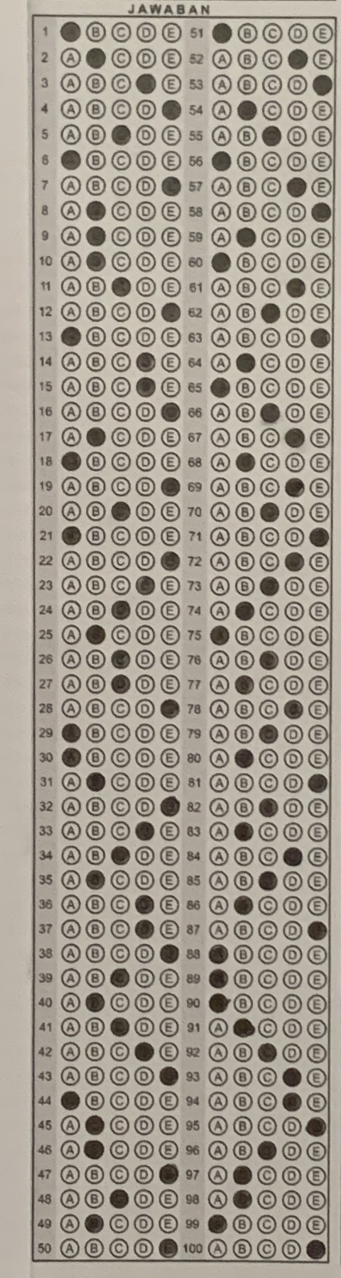
#> input picture inputs/circle_1/master_circle_best.jpg, 1021 x 3832 px (shown at 1/3 size)
$ python -i base_preprocessing_modules.py   (imports and definitions only)   (older library calls are emulated)
#> lines starting #> are read from the running program, lines starting #| are printed output that depends on the picture; after the words box and inside, x2 and y2 are one past the last pixel; in counts of white or black regions, pixels touching at a corner belong together
import cv2
import numpy as np

# print(cv2.__version__)
# print(np.__version__)

def resize_image(image, target_size=(800, 1000)):
  '''Resize the image while maintaining aspect ratio'''
  h, w = image.shape[:2]
  scale = min(target_size[1] / w, target_size[0] / h)
  new_w = int(w * scale)
  new_h = int(h * scale)
  resized_image = cv2.resize(image, (new_w, new_h))
  return resized_image

def logarithmic_transformation(image, epsilon=1e-5):
  '''Apply logarithmic transformation to the image with zero value handling'''
  c = 255 / np.log(1 + np.max(image))
  # Epsilon zero-handling technique
  log_image = c * (np.log(1 + image + epsilon))
  log_image = np.array(log_image, dtype=np.uint8)

  return log_image

def contrast_stretching(image):
  min_val = np.min(image)
  max_val = np.max(image)
  stretched = (image - min_val) * (255 / (max_val - min_val))
  return stretched.astype(np.uint8)

def gaussian_blur(image, mode='Soft'):
  if mode == 'Soft':
    kernel_size = (3,3)
  elif mode == 'Medium':
    kernel_size = (5,5)
  elif mode == 'Hard':
    kernel_size = (7,7)
  else:
    raise ValueError("Mode must be 'Soft', 'Medium', or 'Hard'")

  return cv2.GaussianBlur(image, kernel_size, 0)

# [39 lines left out: functions measure_blurriness, adaptive_gaussian_blur, clahe_equalization, not called in this run]

def otsu_thresholding(image):
  _, binary_image = cv2.threshold(image, 0, 255, cv2.THRESH_BINARY_INV + cv2.THRESH_OTSU)
  return binary_image

def canny_edge_detection(image, low_threshold=50, high_threshold=150):
  return cv2.Canny(image, low_threshold, high_threshold)

def find_extreme_corners(contours):
  '''Find the extreme corners of the image'''
  all_points = np.vstack(contours)
  top_left = all_points[np.argmin(all_points[:, :, 0] + all_points[:, :, 1])]
  bottom_right = all_points[np.argmax(all_points[:, :, 0] + all_points[:, :, 1])]
  top_right = all_points[np.argmax(all_points[:, :, 0] - all_points[:, :, 1])]
  bottom_left = all_points[np.argmin(all_points[:, :, 0] - all_points[:, :, 1])]
  return top_left[0], top_right[0], bottom_left[0], bottom_right[0]

def apply_perspective_transformation(image, corners):
  '''Apply perspective transformation to the image'''
  tl, tr, bl, br = corners
  width = int(max(np.linalg.norm(br - bl), np.linalg.norm(tr - tl)))
  height = int(max(np.linalg.norm(tr - br), np.linalg.norm(tl - bl)))

  dst_pts = np.array([
      [0, 0],
      [width - 1, 0],
      [0, height - 1],
      [width - 1, height - 1]
  ], dtype="float32")

  src_pts = np.array([tl, tr, bl, br], dtype="float32")

  M = cv2.getPerspectiveTransform(src_pts, dst_pts)
  warped = cv2.warpPerspective(image, M, (width, height))
  return warped

def automatic_warp_transformation(image, target_size=(800, 1000)):
  '''Automatic Cropping using Adaptive Warp Transformation'''
  gray_image = cv2.cvtColor(image, cv2.COLOR_BGR2GRAY)
  resized_image = resize_image(gray_image, target_size)
  brightened_image = logarithmic_transformation(resized_image)
  contrast_image = contrast_stretching(brightened_image)
  blurred_image = gaussian_blur(contrast_image, mode='Soft')
  binary_image = otsu_thresholding(blurred_image)
  edges = canny_edge_detection(binary_image)
  contours, _ = cv2.findContours(edges, cv2.RETR_EXTERNAL, cv2.CHAIN_APPROX_SIMPLE)

  # Getting Contours (Drawing Contours in image, useful for debugging)
  contour_image = cv2.cvtColor(binary_image, cv2.COLOR_GRAY2BGR)
  cv2.drawContours(contour_image, contours, -1, (0, 255, 0), 2)

  corners = find_extreme_corners(contours)
  for corner in corners:
      cv2.circle(contour_image, tuple(corner), 5, (0, 0, 255), -1)

  warped_image = apply_perspective_transformation(resized_image, corners)
  print(f'Initial image {image.shape} processed to {warped_image.shape}')

  return warped_image

# [20 lines left out: function image_uniformization, not called in this run]

>>> import cv2
>>> picture = cv2.imread('inputs/circle_1/master_circle_best.jpg')
#> picture is the input picture: shape (3832, 1021, 3); mean B, G, R 144.4, 155.8, 163.2
>>> result = automatic_warp_transformation(picture)
#> in resize_image, `resized_image = cv2.resize(image, (new_w, new_h))`:
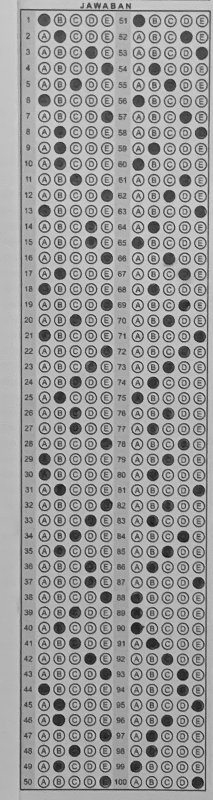
#> resized_image: shape (800, 213); min 19, max 213, mean 156.5
#> in logarithmic_transformation, `c = 255 / np.log(1 + np.max(image))`: c = 47.52
#> in logarithmic_transformation, `log_image = np.array(log_image, dtype=np.uint8)`:
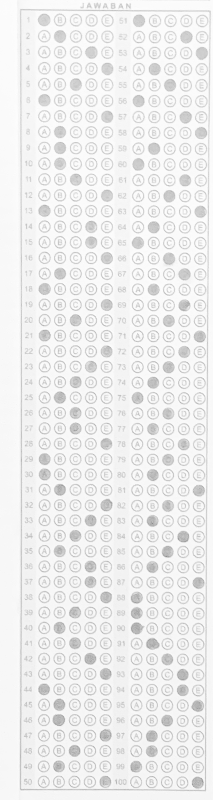
#> log_image: shape (800, 213); min 142, max 255, mean 237.5
#> in contrast_stretching, `min_val = np.min(image)`: min_val = 142
#> in contrast_stretching, `max_val = np.max(image)`: max_val = 255
#> in gaussian_blur, `return cv2.GaussianBlur(image, kernel_size, 0)`:
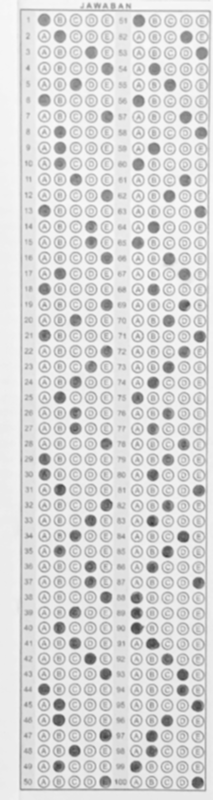
#> returned value: shape (800, 213); min 58, max 249, mean 214.9
#> in otsu_thresholding, `_, binary_image = cv2.threshold(image, 0, 255, cv2.THRESH_BINARY_INV +..`:
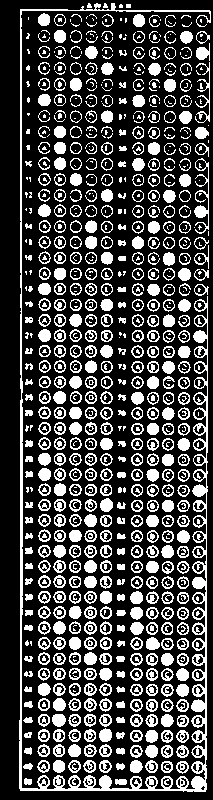
#> binary_image: shape (800, 213); 28.2% white; 908 white regions (374 under 20 px), largest, box (x1, y1, x2, y2) and area: (19, 3, 211, 792) 7034, (194, 158, 209, 234) 382, (195, 62, 210, 123) 248
#> in canny_edge_detection, `return cv2.Canny(image, low_threshold, high_threshold)`:
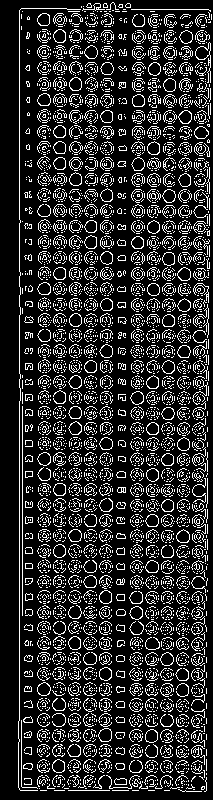
#> returned value: shape (800, 213); 17.7% white in thin lines or dots, all inside (x1, y1, x2, y2) = (18, 2, 212, 792)
#> in automatic_warp_transformation, `contours, _ = cv2.findContours(edges, cv2.RETR_EXTERNAL, cv2.CHAIN_APP..`: contours = 4627 contours, 4512 with area under 20; largest, box (x1, y1, x2, y2) and area: (195, 42, 211, 83) 164, (98, 728, 112, 742) 140, (37, 682, 51, 696) 133, (177, 267, 191, 281) 133, (178, 110, 192, 124) 132
#> in find_extreme_corners, `all_points = np.vstack(contours)`: all_points = contour of 26833 points, box (x1, y1, x2, y2) (18, 2, 212, 792), area 14694
#> in find_extreme_corners, `top_left = all_points[np.argmin(all_points[:, :, 0] + all_points[:, :,..`: top_left = [[21, 8]]
#> in find_extreme_corners, `bottom_right = all_points[np.argmax(all_points[:, :, 0] + all_points[:..`: bottom_right = [[206, 790]]
#> in find_extreme_corners, `top_right = all_points[np.argmax(all_points[:, :, 0] - all_points[:, :..`: top_right = [[210, 10]]
#> in find_extreme_corners, `bottom_left = all_points[np.argmin(all_points[:, :, 0] - all_points[:,..`: bottom_left = [[19, 789]]
#> in automatic_warp_transformation, `corners = find_extreme_corners(contours)`: corners = ([21, 8], [210, 10], [19, 789], [206, 790])
#> the loop in automatic_warp_transformation, `for corner in corners:` made 4 passes
#> after the loop in automatic_warp_transformation, `for corner in corners:`:
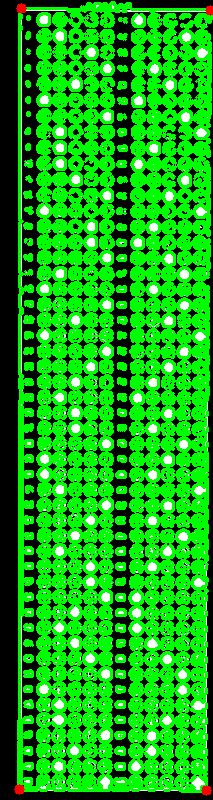
#> contour_image: shape (800, 213, 3); mean B, G, R 14.6, 165.3, 15.1
#> in apply_perspective_transformation, `tl, tr, bl, br = corners`: tl = [21, 8]; tr = [210, 10]; bl = [19, 789]; br = [206, 790]
#> in apply_perspective_transformation, `width = int(max(np.linalg.norm(br - bl), np.linalg.norm(tr - tl)))`: width = 189
#> in apply_perspective_transformation, `height = int(max(np.linalg.norm(tr - br), np.linalg.norm(tl - bl)))`: height = 781
#> in apply_perspective_transformation, `dst_pts = np.array([ [0, 0], [width - 1, 0], [0, height - 1], [width -..`: dst_pts = [[0, 0], [188, 0], [0, 780], [188, 780]]
#> in apply_perspective_transformation, `src_pts = np.array([tl, tr, bl, br], dtype="float32")`: src_pts = [[21, 8], [210, 10], [19, 789], [206, 790]]
#> in apply_perspective_transformation, `M = cv2.getPerspectiveTransform(src_pts, dst_pts)`: M = [[0.993, 0.00254, -20.88], [-0.0105, 0.988, -7.68], [-6.56e-06, -1.36e-05, 1]]
#> in apply_perspective_transformation, `warped = cv2.warpPerspective(image, M, (width, height))`:
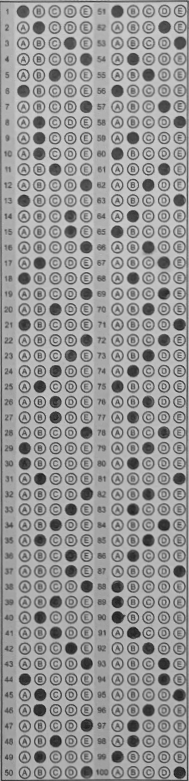
#> warped: shape (781, 189); min 29, max 211, mean 152.1
#| Initial image (3832, 1021, 3) processed to (781, 189)

$ run again, on inputs/circle_1/stu_good_light.jpg
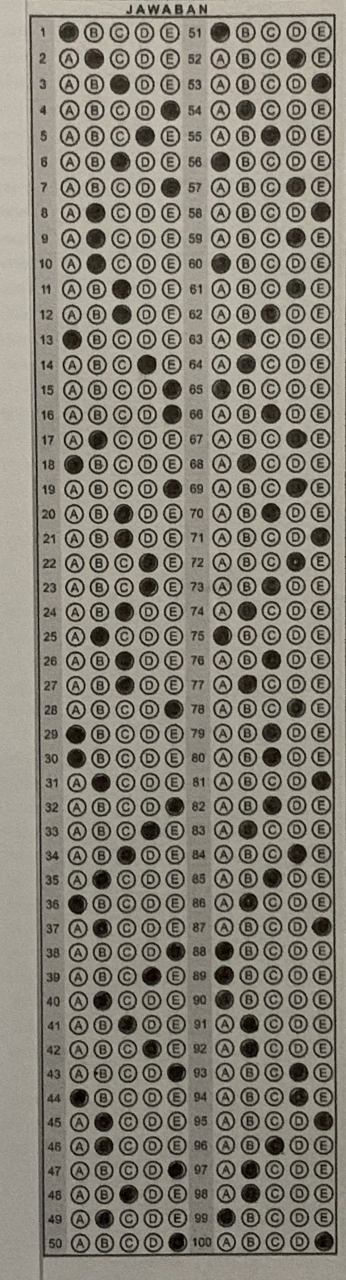
#> input picture inputs/circle_1/stu_good_light.jpg, 1036 x 3839 px (shown at 1/3 size)
#> picture is the input picture: shape (3839, 1036, 3); mean B, G, R 120.4, 131.4, 135.9
#> c = 47.82
#> min_val = 0
#> max_val = 255
#> binary_image: shape (800, 215); 29.6% white; 841 white regions (309 under 20 px), largest, box (x1, y1, x2, y2) and area: (19, 95, 211, 786) 7952, (66, 3, 209, 96) 629, (164, 709, 178, 723) 142
#> contours = 4237 contours, 4126 with area under 20; largest, box (x1, y1, x2, y2) and area: (164, 709, 178, 723) 138, (149, 739, 178, 753) 136, (177, 298, 192, 311) 135, (177, 267, 191, 281) 131, (149, 724, 162, 738) 130
#> all_points = contour of 27463 points, box (x1, y1, x2, y2) (17, 2, 211, 786), area 53792
#> top_left = [[19, 9]]
#> bottom_right = [[210, 784]]
#> top_right = [[207, 8]]
#> bottom_left = [[25, 785]]
#> corners = ([19, 9], [207, 8], [25, 785], [210, 784])
#> the loop in automatic_warp_transformation, `for corner in corners:` made 4 passes
#> after the loop in automatic_warp_transformation, `for corner in corners:`:
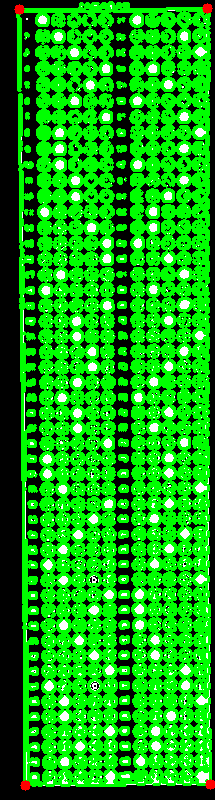
#> contour_image: shape (800, 215, 3); mean B, G, R 15.1, 165.4, 15.5
#> tl = [19, 9]; tr = [207, 8]; bl = [25, 785]; br = [210, 784]
#> width = 188
#> height = 776
#> dst_pts = [[0, 0], [187, 0], [0, 775], [187, 775]]
#> src_pts = [[19, 9], [207, 8], [25, 785], [210, 784]]
#> M = [[0.994, -0.00769, -18.82], [0.00523, 0.983, -8.94], [-2.2e-07, -2.06e-05, 1]]
#> in apply_perspective_transformation, `warped = cv2.warpPerspective(image, M, (width, height))`:
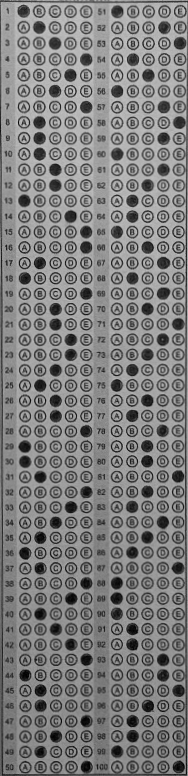
#> warped: shape (776, 188); min 1, max 198, mean 125.2
#| Initial image (3839, 1036, 3) processed to (776, 188)
